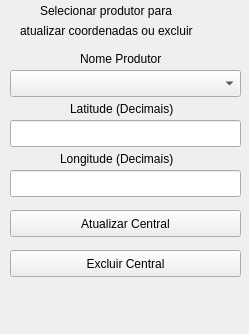
     <widget class="QWidget" name="central_2">
      <property name="geometry">
       <rect>
        <x>0</x>
        <y>0</y>
        <width>249</width>
        <height>334</height>
       </rect>
      </property>
      <attribute name="label">
       <string>CENTRAL</string>
      </attribute>
      <widget class="QLabel" name="nome_central_label_3">
       <property name="geometry">
        <rect>
         <x>80</x>
         <y>50</y>
         <width>111</width>
         <height>17</height>
        </rect>
       </property>
       <property name="text">
        <string>Nome Produtor</string>
       </property>
      </widget>
      <widget class="QLabel" name="label_34">
       <property name="geometry">
        <rect>
         <x>40</x>
         <y>0</y>
         <width>171</width>
         <height>21</height>
        </rect>
       </property>
       <property name="text">
        <string>Selecionar produtor para</string>
       </property>
      </widget>
      <widget class="QLabel" name="lat_central_label_2">
       <property name="geometry">
        <rect>
         <x>70</x>
         <y>100</y>
         <width>131</width>
         <height>17</height>
        </rect>
       </property>
       <property name="text">
        <string>Latitude (Decimais)</string>
       </property>
      </widget>
      <widget class="QLabel" name="long_central_label_2">
       <property name="geometry">
        <rect>
         <x>60</x>
         <y>150</y>
         <width>141</width>
         <height>17</height>
        </rect>
       </property>
       <property name="text">
        <string>Longitude (Decimais)</string>
       </property>
      </widget>
      <widget class="QPushButton" name="excluir_central_pushButton">
       <property name="geometry">
        <rect>
         <x>10</x>
         <y>250</y>
         <width>231</width>
         <height>27</height>
        </rect>
       </property>
       <property name="text">
        <string>Excluir Central</string>
       </property>
      </widget>
      <widget class="QPushButton" name="atual_central_pushButton">
       <property name="geometry">
        <rect>
         <x>10</x>
         <y>210</y>
         <width>231</width>
         <height>27</height>
        </rect>
       </property>
       <property name="text">
        <string>Atualizar Central</string>
       </property>
      </widget>
      <widget class="QComboBox" name="add_central_comboBox">
       <property name="geometry">
        <rect>
         <x>10</x>
         <y>70</y>
         <width>231</width>
         <height>27</height>
        </rect>
       </property>
      </widget>
      <widget class="QLineEdit" name="lat_central_line_atual">
       <property name="geometry">
        <rect>
         <x>10</x>
         <y>120</y>
         <width>231</width>
         <height>27</height>
        </rect>
       </property>
      </widget>
      <widget class="QLineEdit" name="long_central_line_atual">
       <property name="geometry">
        <rect>
         <x>10</x>
         <y>170</y>
         <width>231</width>
         <height>27</height>
        </rect>
       </property>
      </widget>
      <widget class="QLabel" name="label_48">
       <property name="geometry">
        <rect>
         <x>20</x>
         <y>20</y>
         <width>221</width>
         <height>21</height>
        </rect>
       </property>
       <property name="text">
        <string>atualizar coordenadas ou excluir </string>
       </property>
      </widget>
     </widget>
